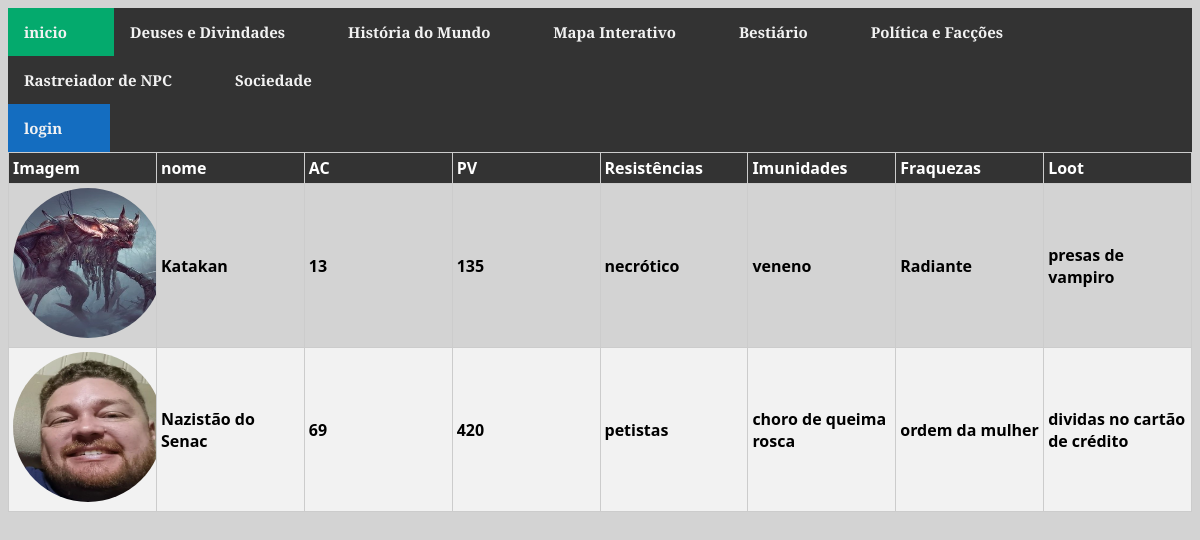
The page /paginas/Bestiario.php on the database as committed earlier.
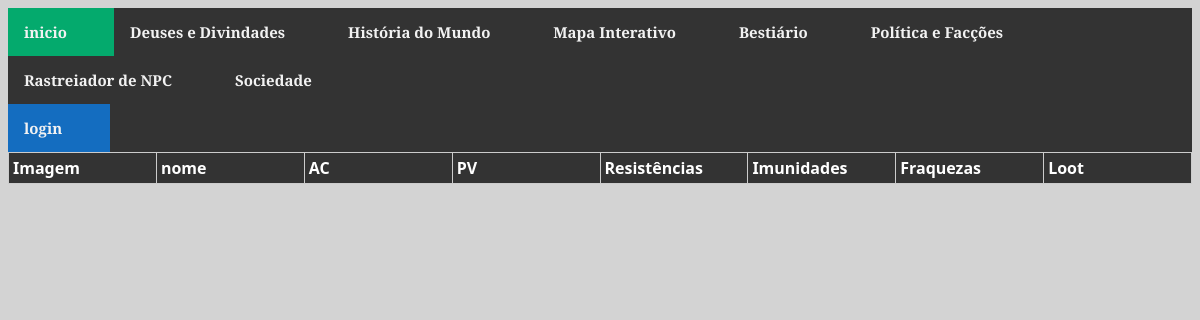
The same page on the database as committed later.
### tables this page shows
CREATE TABLE `monstros` (
  `id` int(11) NOT NULL,
  `nome` varchar(50) NOT NULL,
  `pv` int(11) NOT NULL,
  `ac` int(11) NOT NULL,
  `resistencias` varchar(255) NOT NULL,
  `imunidades` varchar(255) NOT NULL,
  `fraquezas` varchar(255) DEFAULT NULL,
  `loot` varchar(255) NOT NULL,
  `nome_imagem` varchar(255) NOT NULL
);

### paginas/Bestiario.php (the view, shortened to what this page needs)
<!DOCTYPE html>
<html lang="en">
<head>
    <link rel="stylesheet" href="../css/menu.css">
    <link rel="stylesheet" href="../css/menu2.css">
    <link rel="stylesheet" href="../css/corpo.css">
    <link rel="stylesheet" href="../css/NPC.css">
</head>
<body>
    <main>
        <header>
            <section>
                <nav>
                    <div class="topnav" id="myTopnav">
                        <a href="../index.php" class="active"> inicio</a>
                        <a href="Deuses e Divindades.php">Deuses e Divindades</a>
                        <a href="história do mundo.php">História do Mundo</a>
                        <a href="Mapa Interativo.php">Mapa Interativo</a>
                        <a href="Bestiario.php">Bestiário</a>
                        <a href="Politica e Faccoes.php">Política e Facções</a>
                        <a href="Rastreiador de NPCs.php">Rastreiador de NPC</a>
                        <a href="Sociedade.php">Sociedade</a>
                        <a><?php
                            ?></a>
                    </div>
                </nav>
            </section>
        </header>
        <section>
            <nav>
                <div class="topnav2" id="myTopnav2">
                    <?php
                    if (isset($_SESSION['nome_usu_sessao'])) {
                        echo "<a href='../index.php?logout' class='active2'>| sair |</a>";
                    } else {
                        echo "<a href=login.php class='active2'>login</a>";
                    }
                    ?>
                </div>
            </nav>
        </section>
        <section>
            <table>
                <thead>
                    <th>Imagem</th>
                    <th>nome</th>
                    <th>AC</th>
                    <th>PV</th>
                    <th>Resistências</th>
                    <th>Imunidades</th>
                    <th>Fraquezas</th>
                    <th>Loot</th>
                </thead>
                <tbody>
                    <?php
                    include "conexaoDB.php";
                    $query = "Select nome,pv,ac,resistencias,imunidades,fraquezas,loot,nome_imagem from monstros";
                    $data = mysqli_query($conn, $query);
                    if ($data) {
                        while ($linha = mysqli_fetch_assoc($data)) {
                    ?>
                            <tr>
                                <td><img class="imagem" src="<?php echo $linha["nome_imagem"]; ?>"></td>
                                <td><?php echo $linha["nome"]; ?></td>
                                <td><?php echo $linha["ac"]; ?></td>
                                <td><?php echo $linha["pv"]; ?></td>
                                <td><?php echo $linha["resistencias"]; ?></td>
                                <td><?php echo $linha["imunidades"]; ?></td>
                                <td><?php echo $linha["fraquezas"]; ?></td>
                                <td><?php echo $linha["loot"]; ?></td>
                            </tr>
                    <?php
                        }
                    }
                    ?>
        </section>
    </main>
</body>
</html>

### css/menu.css (style rules this page uses)
.topnav { overflow: hidden; background-color: #333; font-family: "Cinzel Decorative"; font-weight: 900; }
.topnav a { float: left; color: #f2f2f2; text-align: center; padding: 14px 16px; text-decoration: none; font-size: 15px; font-weight: 900; display: block; padding-right: 47px; }
.active { background-color: #04AA6D; color: white; }

### css/menu2.css (style rules this page uses)
.topnav2 { overflow: hidden; background-color: #333; font-family: "Cinzel Decorative"; font-weight: 900; }
.topnav2 a { float: left; color: #f2f2f2; text-align: center; padding: 14px 16px; text-decoration: none; font-size: 15px; font-weight: 900; display: block; padding-right: 48px; }
.active2 { background-color: #146dc0; color: white; }

### css/corpo.css (style rules this page uses)
body { background-color: rgb(211, 211, 211); }

### css/NPC.css (style rules this page uses)
table { width: 100%; border-collapse: collapse; border: 1px solid #ccc; table-layout: fixed; }
th, td { padding: 4px; text-align: left; font-family: system-ui, -apple-system, BlinkMacSystemFont, 'Segoe UI', Roboto, Oxygen, Ubuntu, Cantarell, 'Open Sans', 'Helvetica Neue', sans-serif; font-weight: 600; border: 1px solid #ccc; overflow: hidden; text-overflow: ellipsis; word-wrap: break-word; }
thead { background-color: #333; color: #fff; }
th { font-weight: bold; }
tbody tr:nth-child(even) { background-color: #f2f2f2; }
.imagem { height: 150px; width: 150px; border-radius: 100px; }

Rows that differ between the two databases and show on the page:
removed monstros: nome_imagem (picture), nome "Katakan", ac "13", pv "135", resistencias "necrótico", imunidades "veneno", fraquezas "Radiante", loot "presas de vampiro"
removed monstros: nome_imagem (picture), nome "Nazistão do Senac", ac "69", pv "420", resistencias "petistas", imunidades "choro de queima rosca", fraquezas "ordem da mulher", loot "dividas no cartão de crédito"
